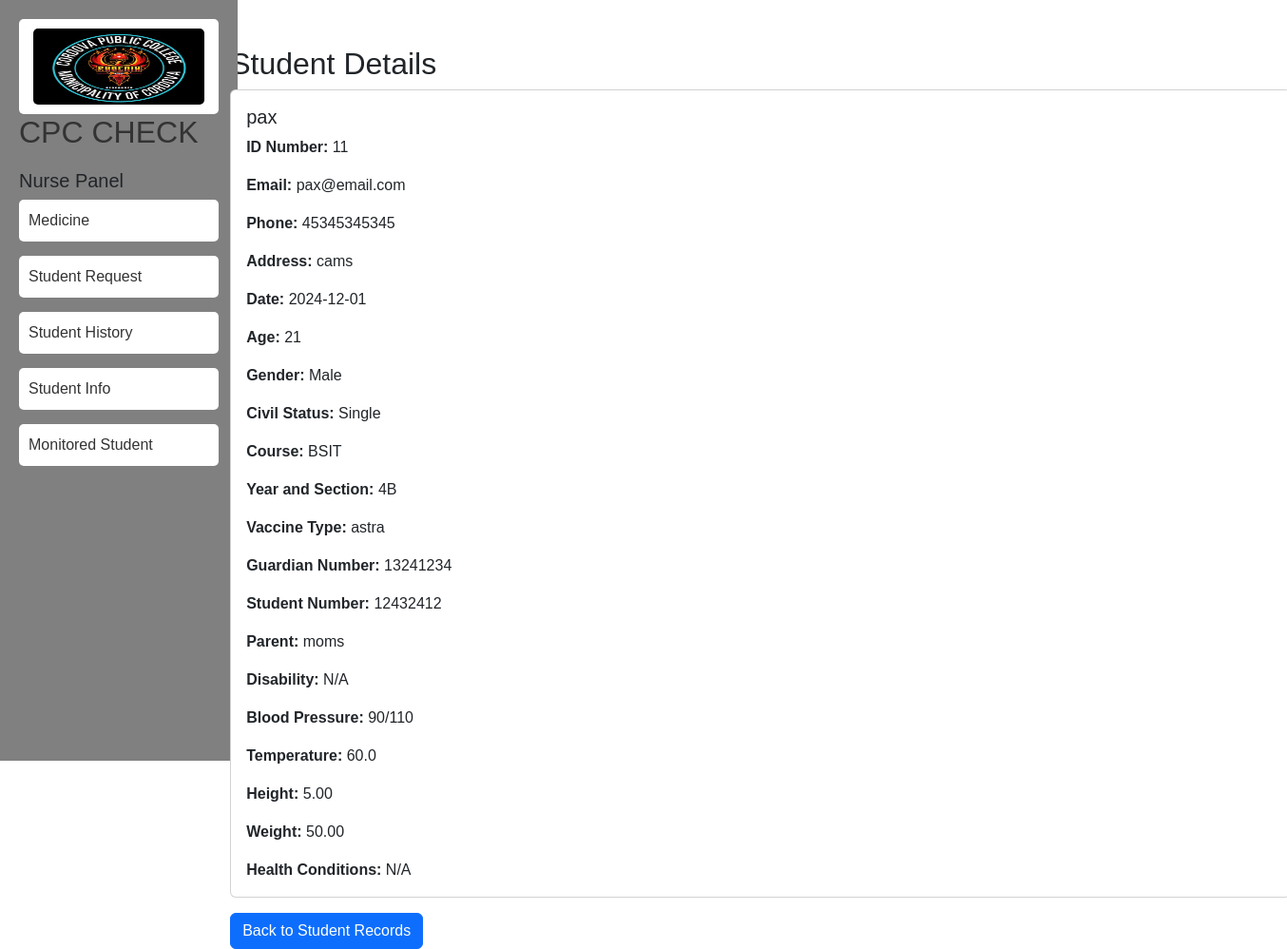
Screenshot of /nurse/view_student.php?id=11 (signed in) with the database file from the repository.
### tables this page shows
CREATE TABLE `students` (
  `id` int(11) NOT NULL,
  `id_number` varchar(50) NOT NULL,
  `name` varchar(255) NOT NULL,
  `phone` varchar(20) DEFAULT NULL,
  `address` text DEFAULT NULL,
  `email` varchar(255) DEFAULT NULL,
  `date` date DEFAULT NULL,
  `age` int(11) DEFAULT NULL,
  `gender` varchar(10) DEFAULT NULL,
  `civil_status` varchar(20) DEFAULT NULL,
  `course` varchar(50) DEFAULT NULL,
  `year_sec` varchar(20) DEFAULT NULL,
  `vaccine_type` varchar(50) DEFAULT NULL,
  `guardian_number` varchar(20) DEFAULT NULL,
  `student_number` varchar(20) DEFAULT NULL,
  `parent` varchar(255) DEFAULT NULL,
  `disability` text DEFAULT NULL,
  `blood_pressure` varchar(20) DEFAULT NULL,
  `temperature` decimal(4,1) DEFAULT NULL,
  `height` decimal(5,2) DEFAULT NULL,
  `weight` decimal(5,2) DEFAULT NULL,
  `health_conditions` text DEFAULT NULL,
  `created_at` timestamp NOT NULL DEFAULT current_timestamp()
);

### nurse/view_student.php (the view, shortened to what this page needs)
<?php
$conn = new mysqli("localhost", "root", "", "clinic");
$id = isset($_GET['id']) ? $conn->real_escape_string($_GET['id']) : '';
$sql = "SELECT * FROM students WHERE id_number = ?";
$stmt = $conn->prepare($sql);
$stmt->bind_param("s", $id);
$stmt->execute();
$result = $stmt->get_result();
$student = $result->fetch_assoc();
?>
<!DOCTYPE html>
<html lang="en">
<head>
    <link href="https://cdn.jsdelivr.net/npm/bootstrap@5.3.3/dist/css/bootstrap.min.css" rel="stylesheet">
</head>
<body>
    <?php include 'navbar.php'; ?>
    <div class="container mt-5">
        <h2>Student Details</h2>
        <div class="card">
            <div class="card-body">
                <h5 class="card-title"><?php echo htmlspecialchars($student['name']); ?></h5>
                <p class="card-text"><strong>ID Number:</strong> <?php echo htmlspecialchars($student['id_number']); ?></p>
                <p class="card-text"><strong>Email:</strong> <?php echo htmlspecialchars($student['email']); ?></p>
                <p class="card-text"><strong>Phone:</strong> <?php echo htmlspecialchars($student['phone']); ?></p>
                <p class="card-text"><strong>Address:</strong> <?php echo htmlspecialchars($student['address']); ?></p>
                <p class="card-text"><strong>Date:</strong> <?php echo htmlspecialchars($student['date']); ?></p>
                <p class="card-text"><strong>Age:</strong> <?php echo htmlspecialchars($student['age']); ?></p>
                <p class="card-text"><strong>Gender:</strong> <?php echo htmlspecialchars($student['gender']); ?></p>
                <p class="card-text"><strong>Civil Status:</strong> <?php echo htmlspecialchars($student['civil_status']); ?></p>
                <p class="card-text"><strong>Course:</strong> <?php echo htmlspecialchars($student['course']); ?></p>
                <p class="card-text"><strong>Year and Section:</strong> <?php echo htmlspecialchars($student['year_sec']); ?></p>
                <p class="card-text"><strong>Vaccine Type:</strong> <?php echo htmlspecialchars($student['vaccine_type']); ?></p>
                <p class="card-text"><strong>Guardian Number:</strong> <?php echo htmlspecialchars($student['guardian_number']); ?></p>
                <p class="card-text"><strong>Student Number:</strong> <?php echo htmlspecialchars($student['student_number']); ?></p>
                <p class="card-text"><strong>Parent:</strong> <?php echo htmlspecialchars($student['parent']); ?></p>
                <p class="card-text"><strong>Disability:</strong> <?php echo htmlspecialchars($student['disability']); ?></p>
                <p class="card-text"><strong>Blood Pressure:</strong> <?php echo htmlspecialchars($student['blood_pressure']); ?></p>
                <p class="card-text"><strong>Temperature:</strong> <?php echo htmlspecialchars($student['temperature']); ?></p>
                <p class="card-text"><strong>Height:</strong> <?php echo htmlspecialchars($student['height']); ?></p>
                <p class="card-text"><strong>Weight:</strong> <?php echo htmlspecialchars($student['weight']); ?></p>
                <p class="card-text"><strong>Health Conditions:</strong> <?php echo htmlspecialchars($student['health_conditions']); ?></p>
            </div>
        </div>
        <a href="adRecord.php" class="btn btn-primary mt-3">Back to Student Records</a>
    </div>
</body>
</html>

### nurse/navbar.php (shortened to what this page needs)
<!DOCTYPE html>
<html lang="en">
<head>
    <link rel="stylesheet" href="https://cdn.jsdelivr.net/npm/bootstrap@5.3.3/dist/css/bootstrap.min.css">
    <link rel="stylesheet" href="https://cdnjs.cloudflare.com/ajax/libs/font-awesome/6.0.0-beta3/css/all.min.css">
</head>
<body>
    <div class="sidebar">
    <center><a href="adDashboard.php"><img src="../img/phoenix.jpg" alt="" style="width: 180px; height: 80px; border-radius: 5px;"></a></center>
        <h2>CPC CHECK</h2>
        <h5>Nurse Panel</h5>
        <ul>
            <li><a href="adMedicine.php" class="text-decoration-none">Medicine</a></li>
            <li><a href="adRequest.php" class="text-decoration-none">Student Request</a></li>
            <li><a href="adHistory.php" class="text-decoration-none">Student History</a></li>
            <li><a href="adRecord.php" class="text-decoration-none">Student Info</a></li>
            <li><a href="adMonitoring.php" class="text-decoration-none">Monitored Student</a></li>
        </ul>
    </div>
</body>
</html>

### nurse/navbar.php (style rules this page uses)
body { font-family: Arial, sans-serif; background-color: #f4f4f4; margin: 0; padding: 0; }
.sidebar { background-color: grey; height: 100vh; width: 250px; padding: 20px; position: fixed; top: 0; left: 0; }
.sidebar h2 { color: #333; margin-bottom: 20px; }
.sidebar ul { list-style: none; padding: 0; }
.sidebar li { margin-bottom: 15px; }
.sidebar a { display: block; padding: 10px; text-decoration: none; color: #333; background-color: #fff; border-radius: 5px; transition: background-color 0.3s; }
.container { margin-left: 17%; }

### rows the page displays
students: name "pax", id_number "11", email "pax@email.com", phone "45345345345", address "cams", date "2024-12-01", age "21", gender "Male", civil_status "Single", course "BSIT", year_sec "4B", vaccine_type "astra", guardian_number "13241234", student_number "12432412", parent "moms", disability "N/A", blood_pressure "90/110", temperature "60.0", height "5.00", weight "50.00", health_conditions "N/A"
